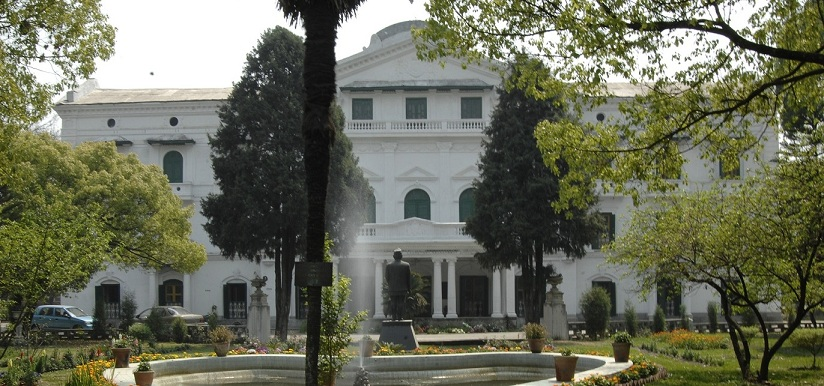
#> input picture 3rd sem/Foundation of Data Science/before EDA/assests/pulchowk.jpg, 824 x 386 px
$ jupyter execute image.ipynb
#> lines starting #> are read from the running program, lines starting #| are printed output that depends on the picture
[cell 1]
from PIL import Image
import numpy as np

[cell 2]
image = Image.open('../../assests/pulchowk.jpg')
#> image is the input picture: PIL image 824x386 RGB; mean R, G, B 106.1, 108.9, 89.8
image = image.convert('RGB')
image_array = np.array(image)

[cell 3]
grey_scale = np.mean(image_array, axis=2).astype(np.uint8)
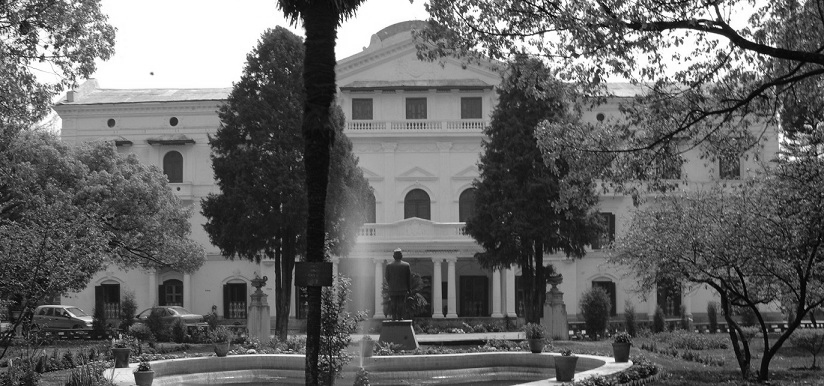
#> grey_scale: shape (386, 824); min 0, max 255, mean 101.3
padded_image = np.pad(grey_scale, pad_width=1, mode='constant', constant_values=0)
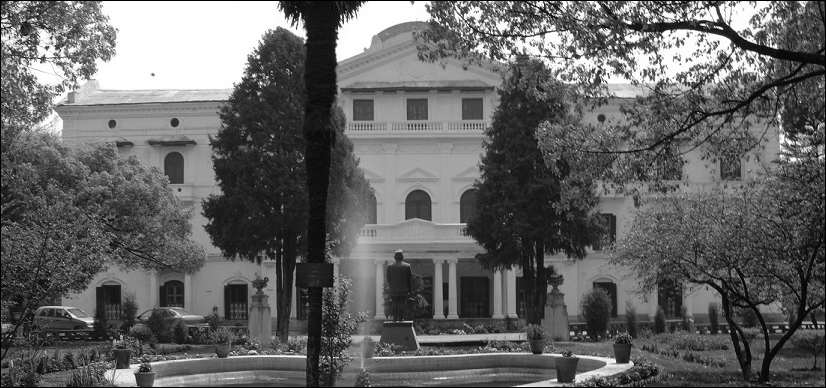
#> padded_image: shape (388, 826); min 0, max 255, mean 100.6
kx = np.array([[-1, -2, -1], [0, 0, 0], [1, 2, 1]])
ky = np.array([[-1, 0, 1], [-2, 0, 2], [-1, 0, 1]])
edges = np.zeros_like(grey_scale, dtype=np.uint8)
for i in range (1, padded_image.shape[0] - 1):
    for j in range(1, padded_image.shape[1]-1):
        neighborhood = padded_image[i-1:i+2, j-1:j+2]
        Gradx = np.sum(neighborhood * kx)
        Grady = np.sum(neighborhood * ky)
        edges[i-1, j-1] = abs(Gradx) + abs(Grady)
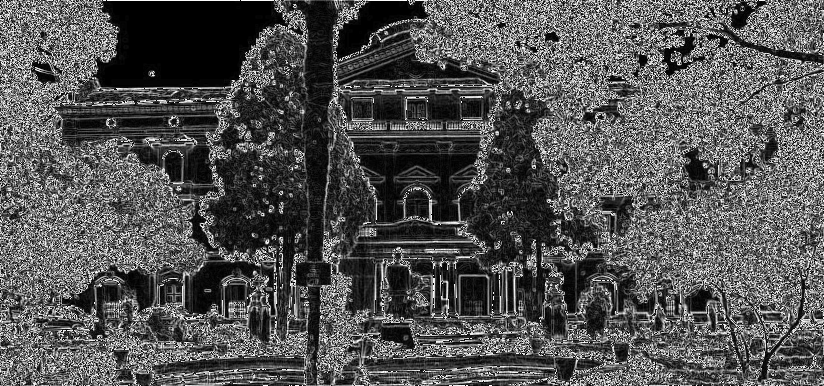
#> edges: shape (386, 824); min 0, max 254, mean 83.6
edges = np.clip(edges, 0, 255).astype(np.uint8)
image = Image.fromarray(edges)
image.show()
